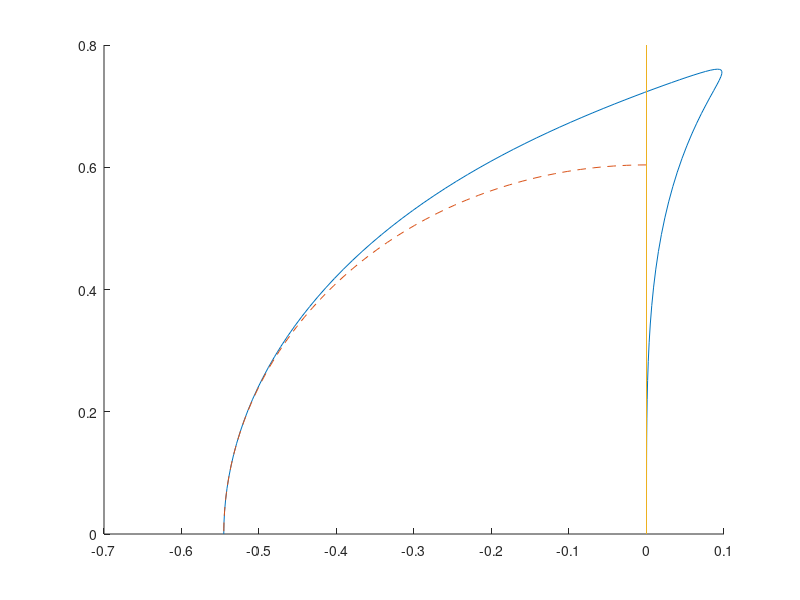

This chart was generated by the following MATLAB code:
% Stability domain of third order Adams-Bashforth scheme

% Copyright 2001 P. Wesseling
% This program and its subprograms may be freely used, modified and distributed
% under the GNU General Public License: http://www.gnu.org/copyleft/gpl.html

% Theory is given in Section 5.8 of
% 	P. Wesseling: Principles of Computational Fluid Dynamics
% 	Springer, Heidelberg, 2000 ISBN 3-5453-0. XII, 642 pp.
% See http://ta.twi.tudelft.nl/nw/users/wesseling/cfdbook.html

% This program generates Fig. 5.2  in the book

figure(1), clf, hold on

		% Plot of stability domain
theta = 0:0.01:1; theta = theta*pi;
z = exp(3*i*theta) - exp(2*i*theta);
z = 12*z./(23*exp(2*i*theta) - 16*exp(i*theta) + 5); plot(z)

		% Plot of half ellipse
a =6/11;b = (72/11)*sqrt(2/235); theta = pi/2 + 0.5*theta;
z = a*cos(theta) + i*b*sin(theta); plot(z,'--');

z = [0  0.8*i]; plot(z)% 	Plot of imaginary axis
